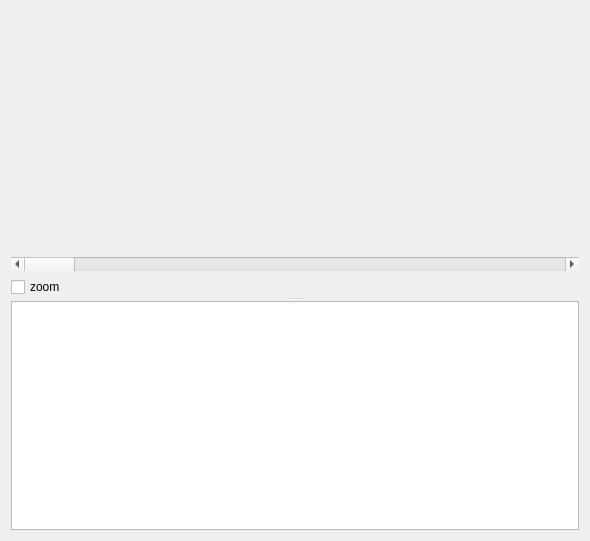
<?xml version="1.0" encoding="UTF-8"?>
<ui version="4.0">
 <class>Dialog</class>
 <widget class="QDialog" name="Dialog">
  <property name="geometry">
   <rect>
    <x>0</x>
    <y>0</y>
    <width>590</width>
    <height>541</height>
   </rect>
  </property>
  <property name="windowTitle">
   <string>Dialog</string>
  </property>
  <layout class="QVBoxLayout" name="verticalLayout_4">
   <item>
    <widget class="QSplitter" name="splitter">
     <property name="orientation">
      <enum>Qt::Vertical</enum>
     </property>
     <widget class="QWidget" name="verticalLayoutWidget">
      <layout class="QVBoxLayout" name="verticalLayout_2">
       <item>
        <layout class="QVBoxLayout" name="verticalLayout_3">
         <item>
          <spacer name="verticalSpacer">
           <property name="orientation">
            <enum>Qt::Vertical</enum>
           </property>
           <property name="sizeHint" stdset="0">
            <size>
             <width>20</width>
             <height>200</height>
            </size>
           </property>
          </spacer>
         </item>
        </layout>
       </item>
       <item>
        <widget class="QScrollBar" name="horizontalScrollBar">
         <property name="orientation">
          <enum>Qt::Horizontal</enum>
         </property>
        </widget>
       </item>
       <item>
        <widget class="QCheckBox" name="checkBox_2">
         <property name="text">
          <string>zoom</string>
         </property>
        </widget>
       </item>
      </layout>
     </widget>
     <widget class="QTableView" name="tableView">
      <property name="enabled">
       <bool>true</bool>
      </property>
      <property name="sizePolicy">
       <sizepolicy hsizetype="Expanding" vsizetype="Expanding">
        <horstretch>0</horstretch>
        <verstretch>0</verstretch>
       </sizepolicy>
      </property>
      <property name="maximumSize">
       <size>
        <width>16777215</width>
        <height>16777215</height>
       </size>
      </property>
      <property name="baseSize">
       <size>
        <width>0</width>
        <height>0</height>
       </size>
      </property>
      <property name="contextMenuPolicy">
       <enum>Qt::CustomContextMenu</enum>
      </property>
     </widget>
    </widget>
   </item>
  </layout>
 </widget>
 <resources/>
 <connections/>
</ui>
